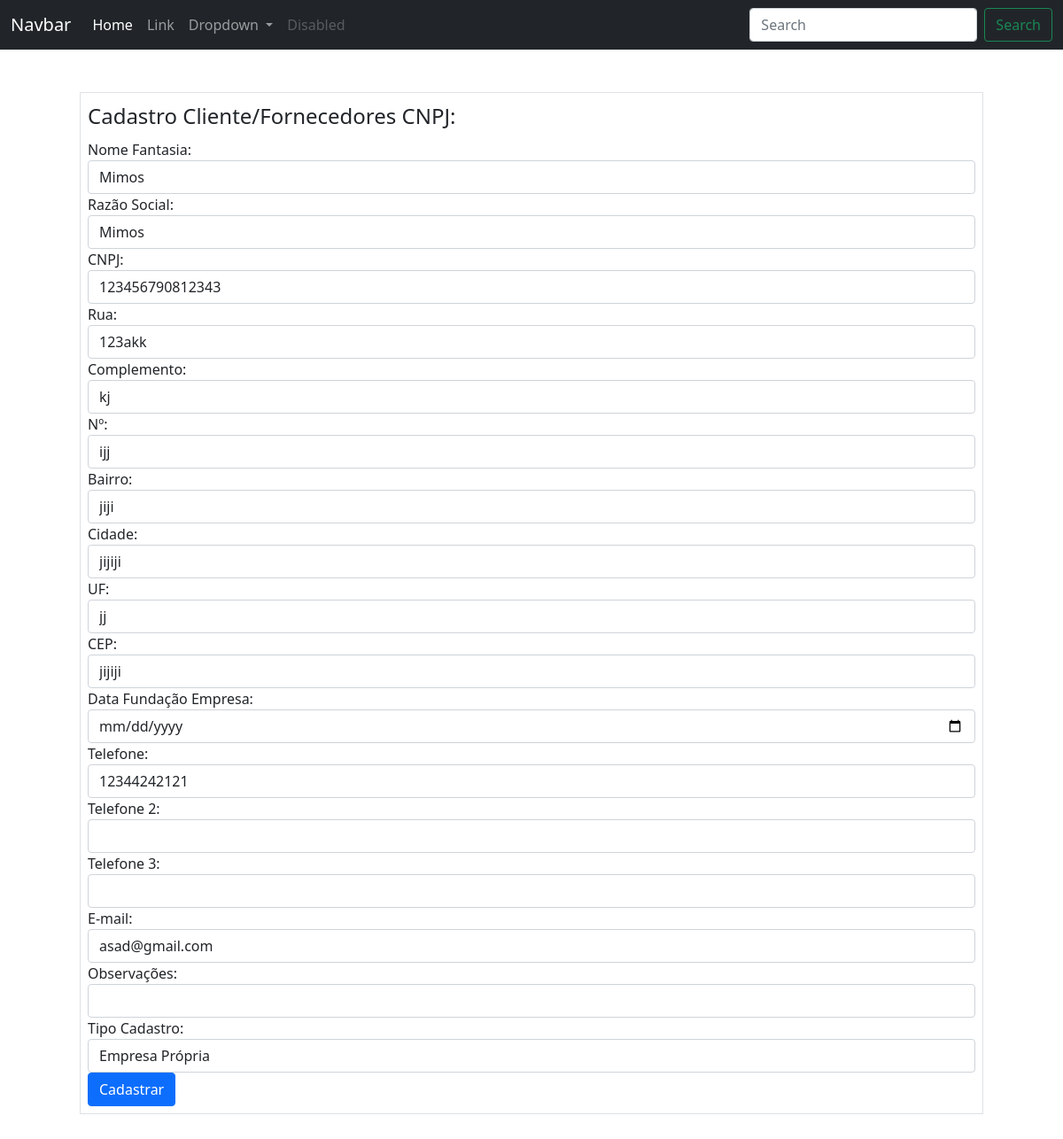
The app's page /clientesfornecedores/cnpj/1/edicao (signed in) with its own data.
### ERP/models.py (models this page shows)
class ClientesFornecedores(database.Model):
    __tablename__ ='clientes_fornecedores'
    id = database.Column(database.Integer, primary_key=True)
    nome_fantasia = database.Column(database.String(500))
    razao_social = database.Column(database.String(500))
    cnpj = database.Column(database.String(20), unique=True)
    rua = database.Column(database.String(100))
    complemento = database.Column(database.String(70))
    nro = database.Column(database.String(20))
    bairro = database.Column(database.String(70))
    cidade = database.Column(database.String(70))
    uf = database.Column(database.String(2))
    cep = database.Column(database.String(15))
    data_fundacao = database.Column(database.Date)
    cpf = database.Column(database.String(20), unique=True)
    nome = database.Column(database.String(100))
    telefone = database.Column(database.String(20))
    telefone2 = database.Column(database.String(20))
    telefone3 = database.Column(database.String(20))
    email = database.Column(database.String(100))
    data_aniversario = database.Column(database.Date)
    obs = database.Column(database.Text)
    data_cadastro = database.Column(database.DateTime, default=datetime.utcnow())
    tipo_cadastro = database.Column(database.Integer, database.ForeignKey('tipos_cadastro.id'), nullable=False)
    id_usuario_cadastro = database.Column(database.Integer, database.ForeignKey('usuarios.id'), nullable=False)

### ERP/routes.py (the view, shortened to what this page needs)
@app.route('/clientesfornecedores/<tipo_emp>/<cliente_fornecedor_id>/edicao', methods=['GET', 'POST'])
@login_required
def edicao_clientes_fornecedores(tipo_emp, cliente_fornecedor_id):
    cliente_fornecedor = ClientesFornecedores.query.get_or_404(cliente_fornecedor_id)
    if tipo_emp == 'cnpj':
        form = FormCadastroCNPJ(obj=cliente_fornecedor)
        form.tipo_cadastro.choices = [(tipo.id, tipo.nome_tipo) for tipo in TiposCadastros.query.all()]
        return render_template('cadastro_cnpj.html', form=form)

### ERP/forms.py
class FormCadastroCNPJ(FlaskForm):
    nome_fantasia = StringField('Nome Fantasia:', validators=[DataRequired()])
    razao_social = StringField('Razão Social:', validators=[DataRequired()])
    cnpj = StringField('CNPJ:', validators=[DataRequired(), Length(14,18)])
    rua = StringField('Rua:', validators=[DataRequired()])
    complemento = StringField('Complemento:')
    nro = StringField('Nº:', validators=[DataRequired()])
    bairro = StringField('Bairro:', validators=[DataRequired()])
    cidade = StringField('Cidade:', validators=[DataRequired()])
    uf = StringField('UF:', validators=[DataRequired()])
    cep = StringField('CEP:', validators=[DataRequired()])
    fundacao = DateField('Data Fundação Empresa:')
    telefone = StringField('Telefone:', validators=[DataRequired()])
    telefone2 = StringField('Telefone 2:')
    telefone3 = StringField('Telefone 3:')
    email = StringField('E-mail:', validators=[DataRequired(), Email()])
    obs = StringField('Observações:')
    tipo_cadastro = SelectField('Tipo Cadastro:')
    botao_submit = SubmitField('Cadastrar')

### ERP/routes.py (called while the page is built)
@login_manager.user_loader
def load_user(user_id):
    return Usuarios.query.get(int(user_id))

### ERP/templates/cadastro_cnpj.html (shortened to what this page needs)
{% include 'base.html' %}
{% block content %}
    <div class="container">
        <form method='POST' action="" class="border m-5 p-2">
            <legend>Cadastro Cliente/Fornecedores CNPJ:</legend>
            <fieldset>
                <div class="form-group">
                    {{ form.nome_fantasia.label(class="form-control-label") }}
                    {{ form.nome_fantasia(class="form-control") }}
                </div>
                <div class="form-group">
                    {{ form.razao_social.label(class="form-control-label") }}
                    {{ form.razao_social(class="form-control") }}
                </div>
                <div class="form-group">
                    {{ form.cnpj.label(class="form-control-label") }}
                    {% if form.cnpj.errors %}
                        {{ form.cnpj(class="form-control is-invalid") }}
                        <div class="invalid_feedback">
                            {% for erro in form.cnpj.errors %}
                                {{ erro }}
                            {% endfor %}
                        </div>
                        {% else %}
                            {{ form.cnpj(class="form-control") }}
                        {% endif %}
                </div>
                <div class="form-group">
                    {{ form.rua.label(class="form-control-label") }}
                    {{ form.rua(class="form-control") }}
                </div>
                <div class="form-group">
                    {{ form.complemento.label(class="form-control-label") }}
                    {{ form.complemento(class="form-control") }}
                </div>
                <div class="form-group">
                    {{ form.nro.label(class="form-control-label") }}
                    {{ form.nro(class="form-control") }}
                </div>
                <div class="form-group">
                    {{ form.bairro.label(class="form-control-label") }}
                    {{ form.bairro(class="form-control") }}
                </div>
                <div class="form-group">
                    {{ form.cidade.label(class="form-control-label") }}
                    {{ form.cidade(class="form-control") }}
                </div>
                <div class="form-group">
                    {{ form.uf.label(class="form-control-label") }}
                    {{ form.uf(class="form-control") }}
                </div>
                <div class="form-group">
                    {{ form.cep.label(class="form-control-label") }}
                    {{ form.cep(class="form-control") }}
                </div>
                <div class="form-group">
                    {{ form.fundacao.label(class="form-control-label") }}
                    {{ form.fundacao(class="form-control") }}
                </div>
                <div class="form-group">
                    {{ form.telefone.label(class="form-control-label") }}
                    {{ form.telefone(class="form-control") }}
                </div>
                <div class="form-group">
                    {{ form.telefone2.label(class="form-control-label") }}
                    {{ form.telefone2(class="form-control") }}
                </div>
                <div class="form-group">
                    {{ form.telefone3.label(class="form-control-label") }}
                    {{ form.telefone3(class="form-control") }}
                </div>
                <div class="form-group">
                    {{ form.email.label(class="form-control-label") }}
                    {{ form.email(class="form-control") }}
                </div>
                <div class="form-group">
                    {{ form.obs.label(class="form-control-label") }}
                    {{ form.obs(class="form-control") }}
                </div>
                <div class="form-group">
                    {{ form.tipo_cadastro.label(class="form-control-label") }}
                    {{ form.tipo_cadastro(class="form-control") }}
                </div>
                <div class="form-group">
                    {{ form.botao_submit(class="btn btn-primary") }}
                </div>
            </fieldset>
        </form>
    </div>
{% endblock %}

### records on screen
ClientesFornecedores: nome_fantasia "Mimos", razao_social "Mimos", cnpj "123456790812343", rua "123akk", complemento "kj", nro "ijj", bairro "jiji", cidade "jijiji", uf "jj", cep "jijiji", telefone "12344242121", email "asad@gmail.com", tipo_cadastro "Empresa Própria"
